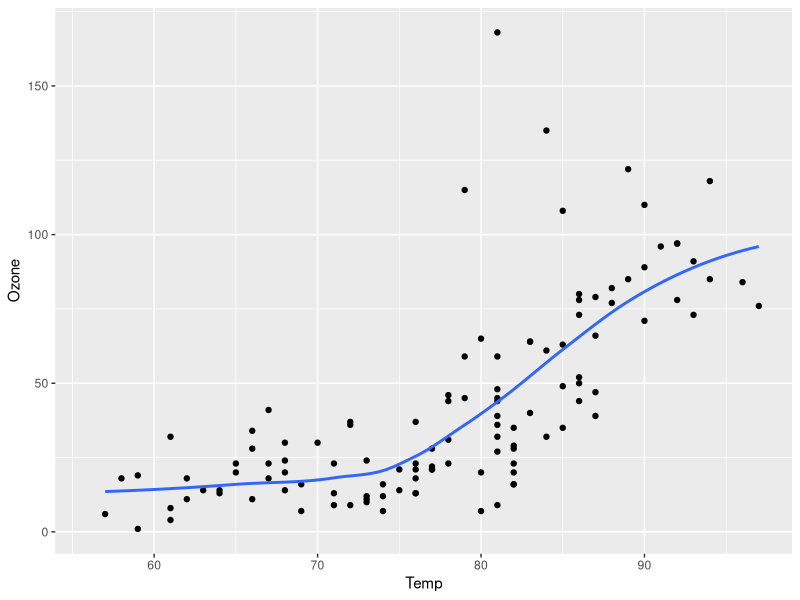
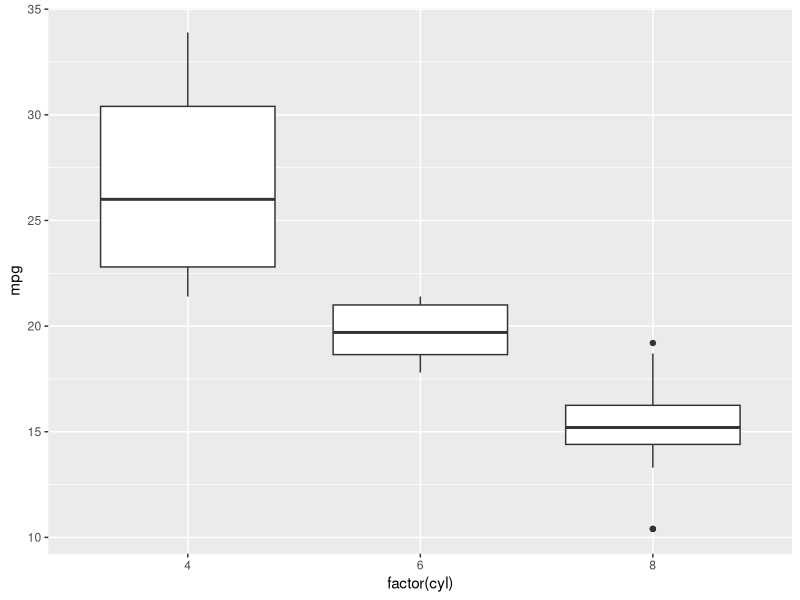

The R source for these figures, in order:
## ---- chunk 1
#| echo: fenced
#| label: code1
#| eval: true
#| output: asis

1 + 1
## ---- chunk 2
#| label: fig-plot1
#| echo: true
#| warning: false
#| fig-cap: "複数の図"
#| fig-subcap:
#|   - "Air Quality"
#|   - "箱ひげ図"
#| layout: [50, 50]

library(ggplot2)
ggplot(airquality, aes(Temp, Ozone)) + 
        geom_point() + 
        geom_smooth(method = "loess", se = F, formula = y ~ x)

ggplot(mtcars, aes(x = factor(cyl), y = mpg)) + geom_boxplot()
